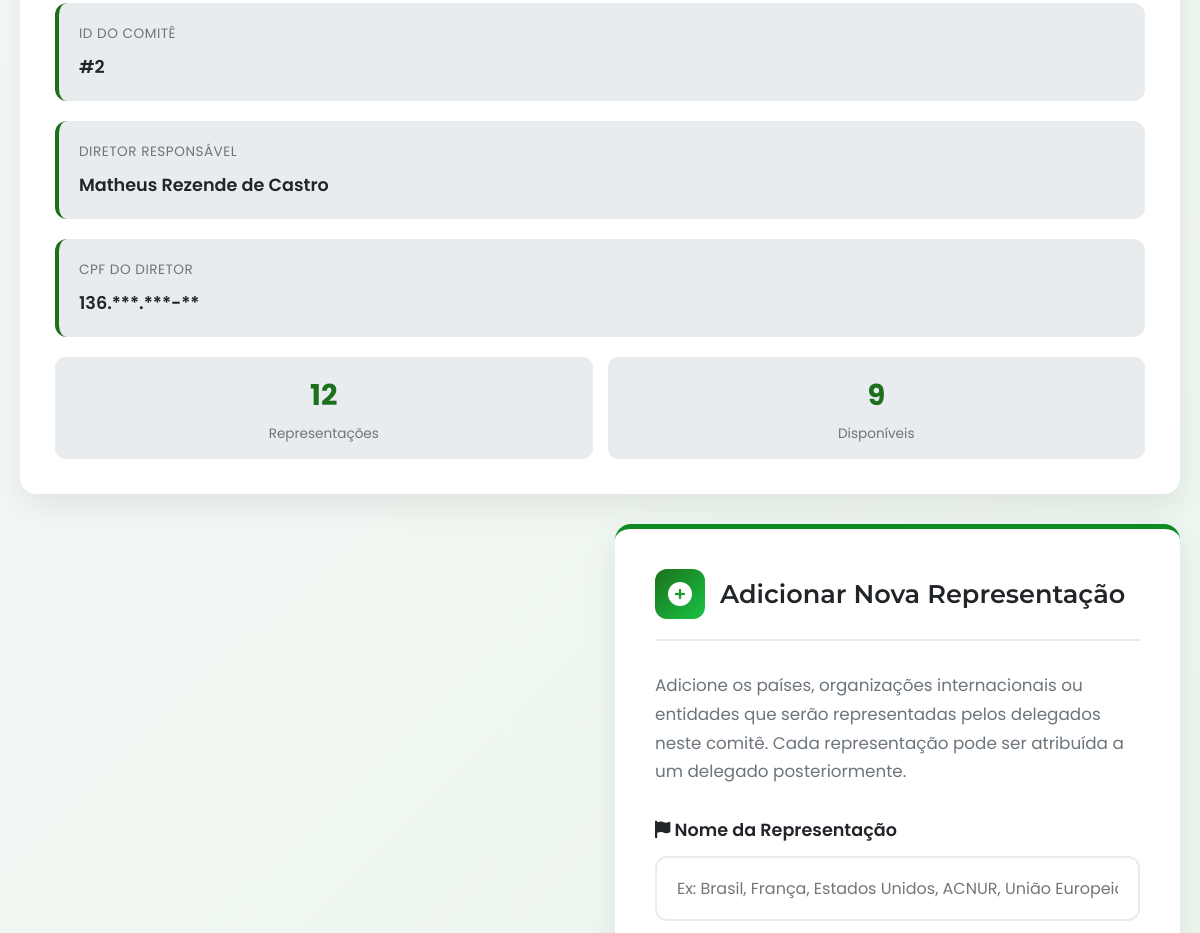
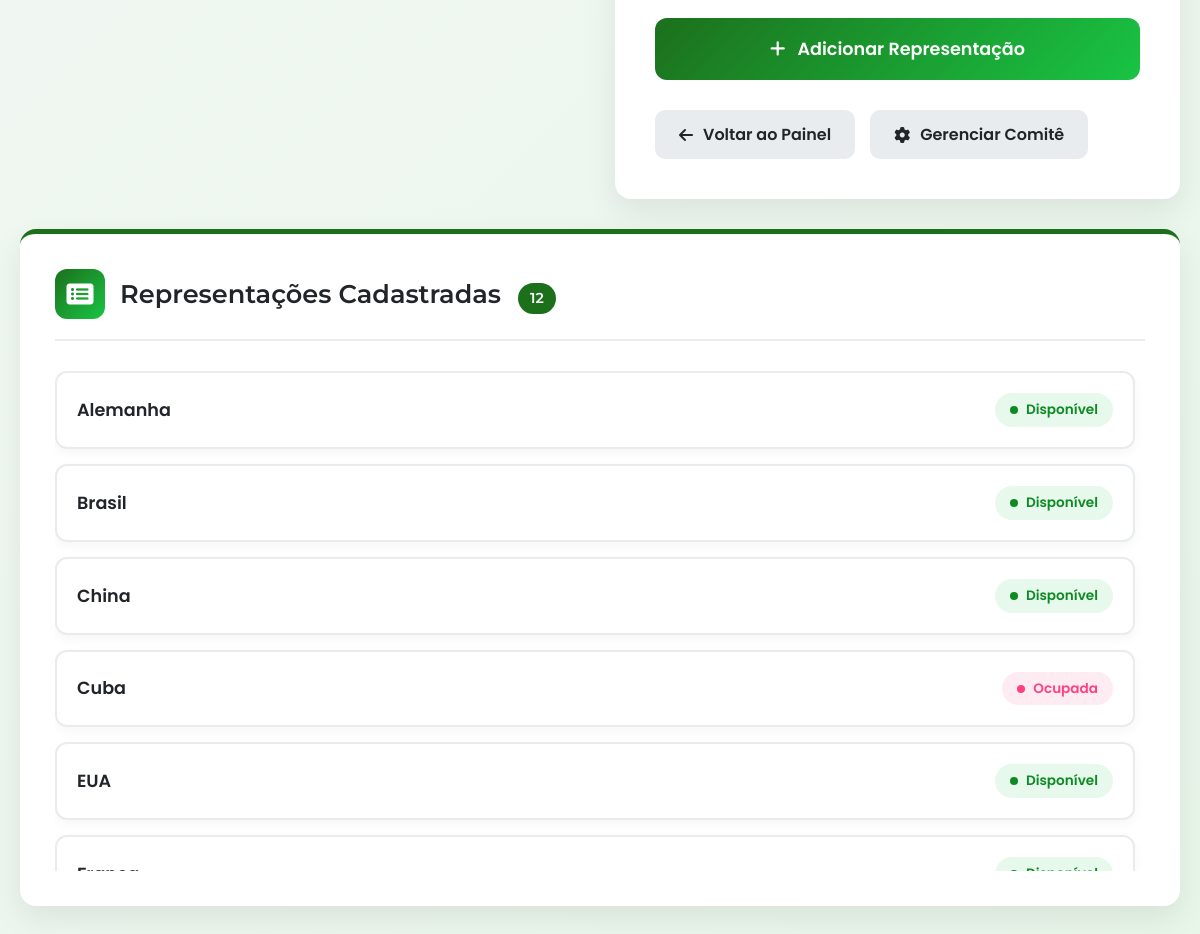
Page /pages/adicionarRepresentacao.php (signed in, lower part) on the earlier database version (2 pictures, top to bottom).
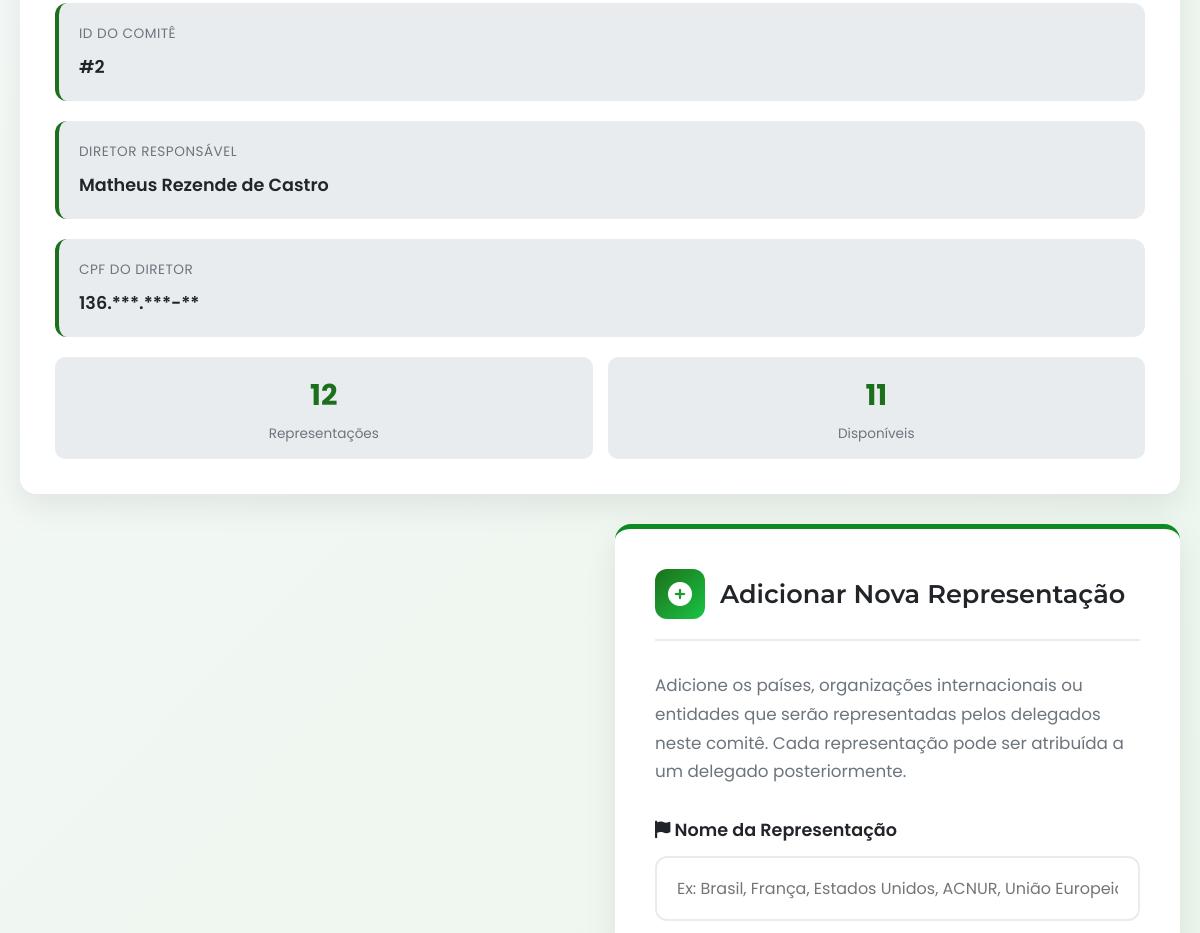
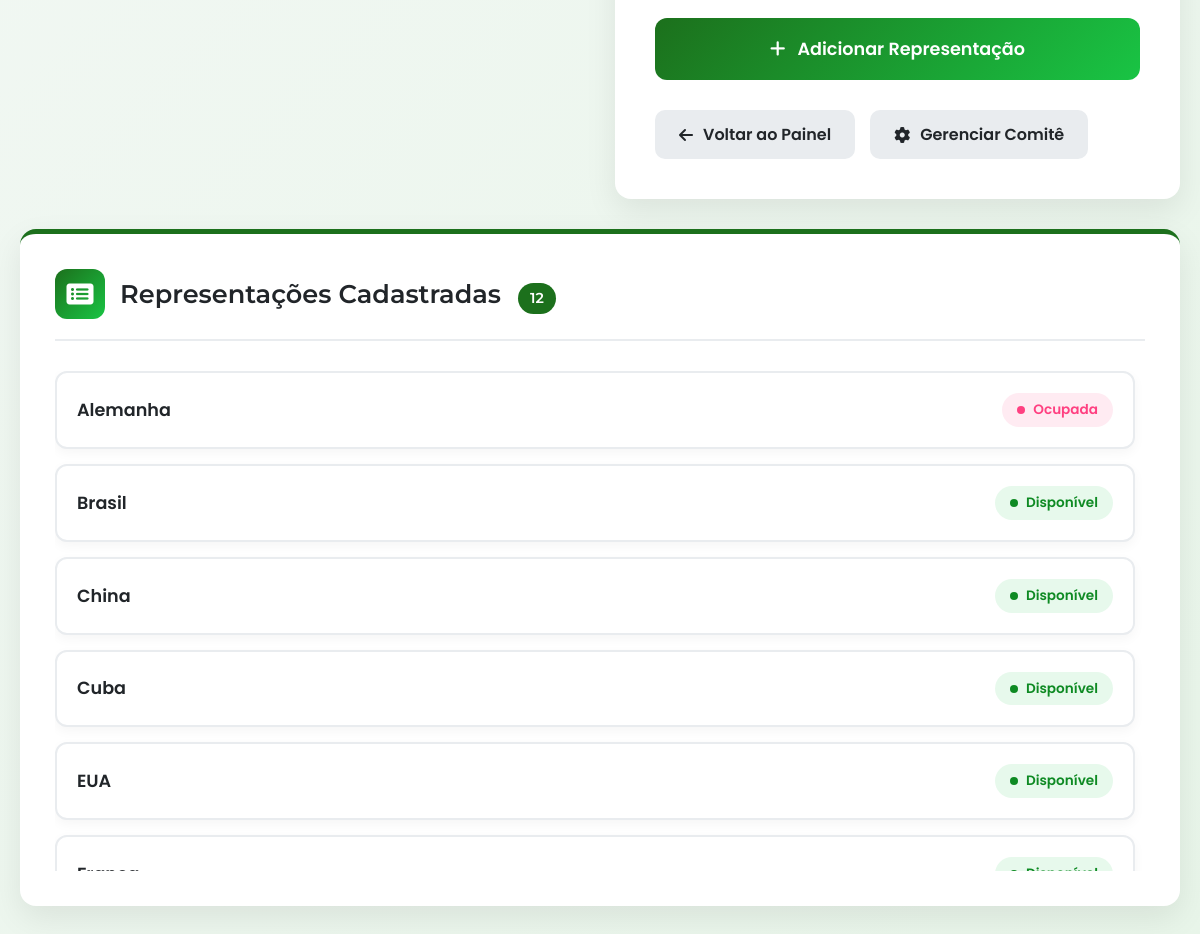
Same page on the later database version (2 pictures, top to bottom).
### tables this page shows
CREATE TABLE `representacao` (
  `id_representacao` int(11) NOT NULL,
  `nome_representacao` varchar(100) NOT NULL,
  `id_comite` int(11) NOT NULL,
  `id_unif` int(11) NOT NULL,
  `cpf_delegado` varchar(14) DEFAULT NULL COMMENT 'CPF do delegado atribuído à esta representação.'
);

### pages/adicionarRepresentacao.php (the view, shortened to what the changed rows need)
<?php
include 'php/conexao.php';
$cpf_usuario_logado = $_SESSION['cpf'];
$comite_aprovado = false;
$id_comite_aprovado = null;
$is_diretor = false;
$sql_check_diretor = "SELECT COUNT(*) as total FROM diretor WHERE cpf = ?";
if ($stmt_check = $conn->prepare($sql_check_diretor)) {
    $stmt_check->bind_param("s", $cpf_usuario_logado);
    $stmt_check->execute();
    $result_check = $stmt_check->get_result();
    $row_check = $result_check->fetch_assoc();
    $is_diretor = ($row_check['total'] > 0);
}
$sql_auth = "SELECT
                c.id_comite,
                c.id_unif,
                c.nome_comite,
                c.tipo_comite,
                c.status
             FROM comite c
             INNER JOIN diretor d ON c.id_comite = d.id_comite
             WHERE d.cpf = ? AND c.status = 'aprovado'";
if ($stmt = $conn->prepare($sql_auth)) {
    $stmt->bind_param("s", $cpf_usuario_logado);
    $stmt->execute();
    $result = $stmt->get_result();
    if ($result->num_rows == 1) {
        $row = $result->fetch_assoc();
        $id_comite_aprovado = $row['id_comite'];
        $comite_aprovado = true;
    }
}
$representacoes = [];
if ($comite_aprovado) {
    $sql_lista = "SELECT nome_representacao, cpf_delegado
                  FROM representacao
                  WHERE id_comite = ?
                  ORDER BY nome_representacao";
    if ($stmt_lista = $conn->prepare($sql_lista)) {
        $stmt_lista->bind_param("i", $id_comite_aprovado);
        $stmt_lista->execute();
        $result_lista = $stmt_lista->get_result();
        while ($row = $result_lista->fetch_assoc()) {
            $representacoes[] = $row;
        }
    }
    $sql_diretor_info = "SELECT u.nome FROM diretor d
                        JOIN usuario u ON d.cpf = u.cpf
                        WHERE d.cpf = ? AND d.id_comite = ?
                        LIMIT 1";
    $nome_diretor = "";
    if ($stmt_diretor = $conn->prepare($sql_diretor_info)) {
        $stmt_diretor->bind_param("si", $cpf_usuario_logado, $id_comite_aprovado);
        $stmt_diretor->execute();
        $result_diretor = $stmt_diretor->get_result();
        if ($result_diretor->num_rows > 0) {
            $row_diretor = $result_diretor->fetch_assoc();
            $nome_diretor = $row_diretor['nome'];
        }
    }
}
?>
<!DOCTYPE html>
<html lang="pt-br">
<head>
    <link rel="stylesheet" href="https://cdnjs.cloudflare.com/ajax/libs/font-awesome/6.4.0/css/all.min.css">
</head>
<body>
<div class="main-container">
    <div class="sidebar-section">
        <?php if (!$is_diretor): ?>
            <div class="mensagem erro">
                <i class="fas fa-exclamation-triangle"></i>
                <div>
                    <strong>Acesso negado</strong><br>
                    Você não está registrado como diretor.
                </div>
            </div>
        <?php else: ?>
            <div class="comite-info-grid">
                <div class="info-card">
                    <span class="info-label">ID do Comitê</span>
                    <div class="info-value">#<?php echo $id_comite_aprovado; ?></div>
                </div>
                <?php if (!empty($nome_diretor)): ?>
                <div class="info-card">
                    <span class="info-label">Diretor Responsável</span>
                    <div class="info-value"><?php echo htmlspecialchars($nome_diretor); ?></div>
                </div>
                <?php endif; ?>
                <div class="info-card">
                    <span class="info-label">CPF do Diretor</span>
                    <div class="info-value"><?php echo substr($cpf_usuario_logado, 0, 3) . '.***.***-**'; ?></div>
                </div>
            </div>
            <div class="stats-grid">
                <div class="stat-item">
                    <div class="stat-number"><?php echo count($representacoes); ?></div>
                    <div class="stat-label">Representações</div>
                </div>
                <div class="stat-item">
                    <div class="stat-number">
                        <?php
                        $livres = 0;
                        foreach ($representacoes as $rep) {
                            if (empty($rep['cpf_delegado'])) {
                                $livres++;
                            }
                        }
                        echo $livres;
                        ?>
                    </div>
                    <div class="stat-label">Disponíveis</div>
                </div>
            </div>
        <?php endif; ?>
    </div>
    <?php if ($comite_aprovado): ?>
    <div class="sidebar-section">
        <?php if (empty($representacoes)): ?>
            <div class="empty-state">
                <div class="empty-icon">
                    <i class="fas fa-globe-americas"></i>
                </div>
                <h4>Nenhuma representação cadastrada</h4>
                <p>Use o formulário ao lado para adicionar a primeira representação ao comitê.</p>
            </div>
        <?php else: ?>
            <div class="lista-container">
                <?php foreach ($representacoes as $rep): ?>
                    <div class="representacao-card">
                        <div class="representacao-name">
                            <?php echo htmlspecialchars($rep['nome_representacao']); ?>
                        </div>
                        <div class="status-indicator <?php echo empty($rep['cpf_delegado']) ? 'status-free' : 'status-occupied'; ?>">
                            <span class="status-dot"></span>
                            <?php echo empty($rep['cpf_delegado']) ? 'Disponível' : 'Ocupada'; ?>
                        </div>
                    </div>
                <?php endforeach; ?>
            </div>
        <?php endif; ?>
    </div>
    <?php endif; ?>
</div>
</body>
</html>

Differences in the rows shown:
changed representacao "Alemanha": cpf_delegado "Disponível" → "Ocupada"
changed representacao "Cuba": cpf_delegado "Ocupada" → "Disponível"
Other differences:
$livres: "9" → "11"
